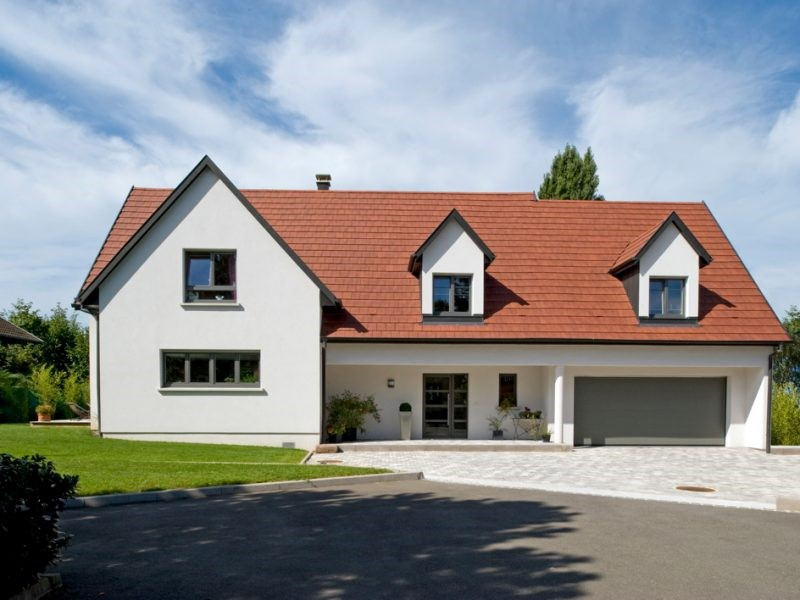
#> input picture maison.jpeg, 800 x 600 px
$ python -i main.py   (imports and definitions only)
#> lines starting #> are read from the running program, lines starting #| are printed output that depends on the picture; after the words box and inside, x2 and y2 are one past the last pixel; in counts of white or black regions, pixels touching at a corner belong together
#> further down, picture is the input picture: PIL image 800x600 RGB; mean R, G, B 142.4, 143.5, 144.5
# IMPORTS

from PIL import Image
# On a besoin du Bibliotheque "Image" de Pillow (pip3 install Pillow)
import math
from tkinter import filedialog as fd
# On en aura probablement besoin
###
# VARS (init)

# FONCTIONS

# [15 lines left out: functions filtre_float, filtre, not called in this run]

def filtre_r(in_image):
    '''Filtre Rouge, passe une image'''
    return filtre(in_image, [1,0,0])
def filtre_g(in_image):
    '''Filtre Vert, passe une image'''
    return filtre(in_image, [0,1,0])
def filtre_b(in_image):
    '''Filtre Bleu, passe une image'''
    return filtre(in_image, [0,0,1])
# [25 lines left out: functions rienk_filtre_gris, filtre_bleu_vert, not called in this run]

def filtre_gris(image):
#identification du fonction
    rgb_image = image.convert("RGB")
#convertit "maison" en 3 coueurs: red, green, blue
    for i in range(image.width):
#balaye la largeur de "maison"
        for j in range(image.height):
#balaye la longueur de "maison"
            r, g, b = rgb_image.getpixel((i, j))
#Retourne la couleur du pixel (i, j) de image.
            moy = (r+g+b)/3
#Calcul de la moyenne
            moyenne = int(moy)
#Transforme moy en un nombre entier
            image.putpixel((i, j),(moyenne, moyenne, moyenne))
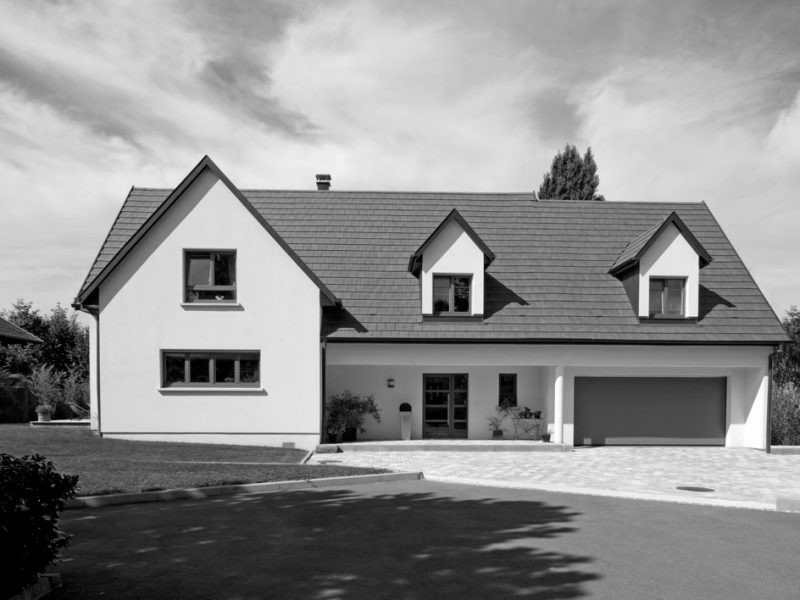
#> image: PIL image 800x600 RGB; min 0, max 255, mean 143.2
#r, g et b prend la valeur de moyenne
#Modifie la couleur du pixel (i, j) de image en (r, g, b).
    return image


def temp_filtre_noir_blanc(image):
    'Ce filtre suit le filtre gris'
#Identification du fonction
    facteur = 128
    rgb_image = filtre_gris(image)
#Convertit "maison" en nuance de gris
#Enregistre le variable sur lequel va etre exécuter le fonction.
    for i in range(image.width):
#Balaye la largeur de "maison"
        for j in range(image.height):
#Balaye la longueur de "maison"
            r = rgb_image.getpixel((i, j))[0] # Couleur rouge - indice 0
#Retourne la couleur du pixel (i, j) de image.
#Nous avons seulement besoin d'un couleur car la façon dont le filtre de nuance de gris fonctionne, fait que tous les couleurs vaut le mem̂e.
            if r<facteur:
                image.putpixel((i, j),(0, 0, 0))
            else:
                image.putpixel((i, j),(255, 255, 255))
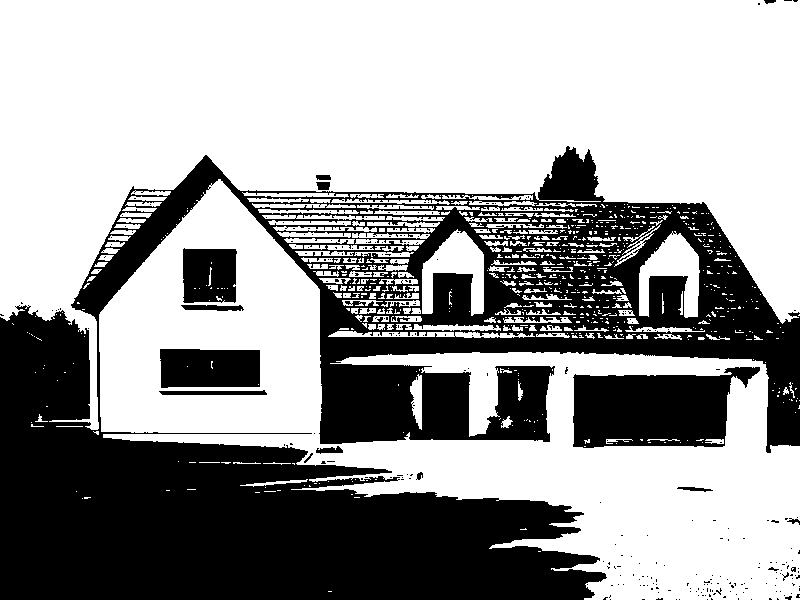
#> image: PIL image 800x600 RGB; 62% white; 323 black regions (307 under 20 px), largest, box (x1, y1, x2, y2) and area: (0, 146, 800, 600) 162859, (573, 367, 760, 448) 11039, (160, 349, 260, 388) 3707
    return image

# [89 lines left out: functions filtre_rouge, rienk_noiretblanc, mirroir, pixelation, lum, color and 1 more, not called in this run]


# [1 line not run here, left out]

#PROGRAMME
saved=False
# [65 lines not run here, left out]

>>> from PIL import Image
>>> picture = Image.open('maison.jpeg')
>>> result = temp_filtre_noir_blanc(picture)
